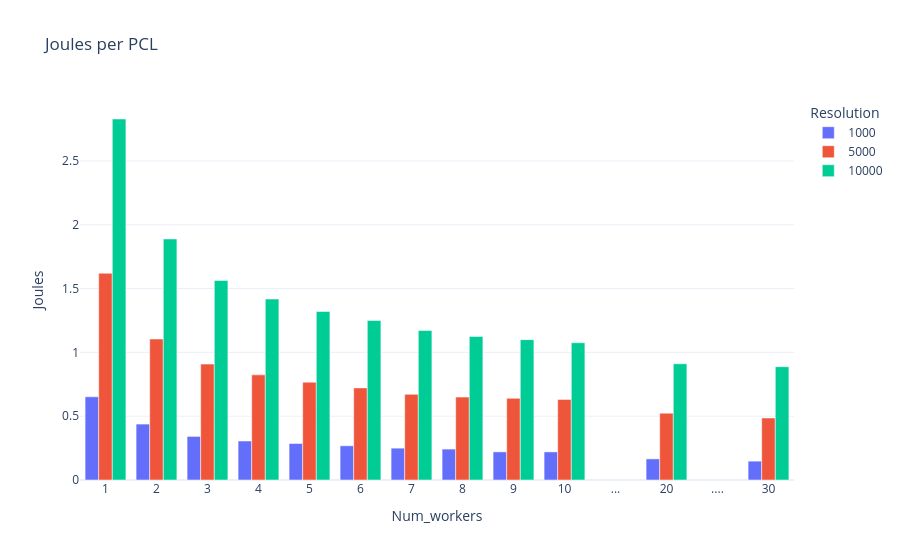
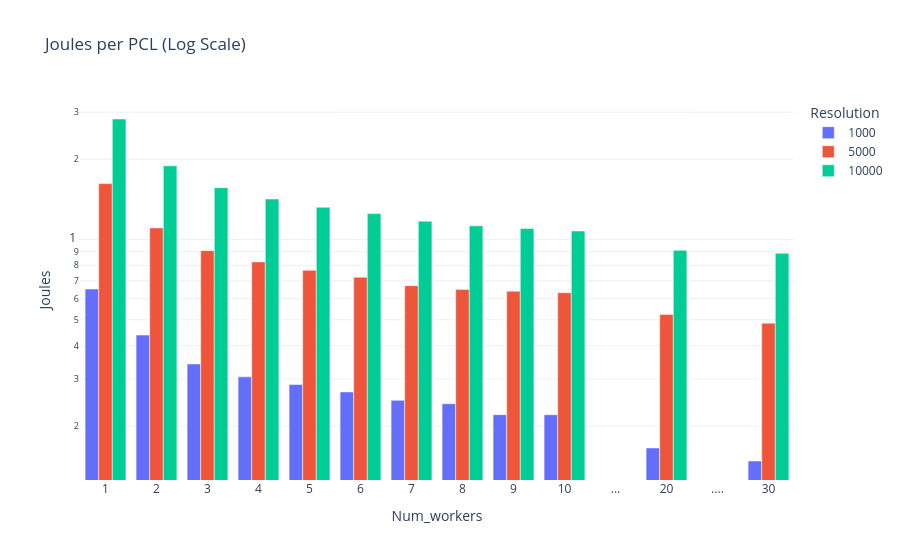

Notebook cell for these charts, in order:
### Code cell
from matplotlib import pyplot as plt
# Grouped bars
import plotly.express as px
import numpy as np

# Define width based on resolution
# resolution_to_width = {160: 0.2, 320: 0.4, 640: 0.6, 1280: 0.8}
max_joules_df = pd.concat(max_joules.values(), axis=1)
max_joules_df_sorted = max_joules_df.sort_index()  # Sort by index first

# Create separator rows with NaN values
separator_row1 = pd.DataFrame(index=["..."], columns=max_joules_df_sorted.columns, data=np.nan)
separator_row2 = pd.DataFrame(index=["...."], columns=max_joules_df_sorted.columns,
                              data=np.nan)  # Using .... to make it unique

# Split the dataframe into three parts and insert the separators
mask1 = max_joules_df_sorted.index <= 10
mask2 = (max_joules_df_sorted.index > 10) & (max_joules_df_sorted.index <= 20)
mask3 = max_joules_df_sorted.index > 20

df_part1 = max_joules_df_sorted[mask1]
df_part2 = max_joules_df_sorted[mask2]
df_part3 = max_joules_df_sorted[mask3]

# Combine all parts with the separators
max_joules_df_sorted = pd.concat([df_part1, separator_row1, df_part2, separator_row2, df_part3])

# Convert remaining numeric indices to strings
max_joules_df_sorted.index = max_joules_df_sorted.index.astype(str)

fig = px.bar(max_joules_df_sorted, barmode='group', title=f'Joules per PCL',
             labels={'value': 'Max Power (Watts)', 'index': 'Model'},
             template='plotly_white')
fig.update_layout(xaxis_title='Num_workers', yaxis_title='Joules', legend_title_text='Resolution',
                  xaxis={'categoryorder': 'array', 'categoryarray': max_joules_df_sorted.index})
fig.show()

fig = px.bar(max_joules_df_sorted, barmode='group', title='Joules per PCL (Log Scale)',
             labels={'value': 'Max Power (Watts)', 'index': 'Model'},
             template='plotly_white')
fig.update_layout(xaxis_title='Num_workers', yaxis_title='Joules',
                  yaxis_type='log', legend_title_text='Resolution',
                  xaxis={'categoryorder': 'array', 'categoryarray': max_joules_df_sorted.index})
fig.show()

### Figure 1 — Plotly figure (JSON) as saved in the notebook; plotly's stock layout.template omitted (floating-point values rounded to 4 significant figures)
{"data": [{"alignmentgroup": "True", "hovertemplate": "variable=1000<br>Model=%{x}<br>Max Power (Watts)=%{y}<extra></extra>", "legendgroup": "1000", "marker": {"color": "#636efa", "pattern": {"shape": ""}}, "name": "1000", "offsetgroup": "1000", "orientation": "v", "showlegend": true, "textposition": "auto", "x": ["1", "2", "3", "4", "5", "6", "7", "8", "9", "10", "...", "20", "....", "30"], "xaxis": "x", "y": [0.652, 0.4382, 0.3415, 0.3055, 0.2859, 0.2682, 0.2495, 0.2423, 0.2204, 0.2203, null, 0.1654, null, 0.1478], "yaxis": "y", "type": "bar"}, {"alignmentgroup": "True", "hovertemplate": "variable=5000<br>Model=%{x}<br>Max Power (Watts)=%{y}<extra></extra>", "legendgroup": "5000", "marker": {"color": "#EF553B", "pattern": {"shape": ""}}, "name": "5000", "offsetgroup": "5000", "orientation": "v", "showlegend": true, "textposition": "auto", "x": ["1", "2", "3", "4", "5", "6", "7", "8", "9", "10", "...", "20", "....", "30"], "xaxis": "x", "y": [1.62, 1.105, 0.908, 0.8238, 0.7663, 0.7217, 0.6711, 0.6496, 0.64, 0.6317, null, 0.5238, null, 0.4857], "yaxis": "y", "type": "bar"}, {"alignmentgroup": "True", "hovertemplate": "variable=10000<br>Model=%{x}<br>Max Power (Watts)=%{y}<extra></extra>", "legendgroup": "10000", "marker": {"color": "#00cc96", "pattern": {"shape": ""}}, "name": "10000", "offsetgroup": "10000", "orientation": "v", "showlegend": true, "textposition": "auto", "x": ["1", "2", "3", "4", "5", "6", "7", "8", "9", "10", "...", "20", "....", "30"], "xaxis": "x", "y": [2.829, 1.889, 1.563, 1.418, 1.32, 1.25, 1.171, 1.125, 1.1, 1.076, null, 0.9107, null, 0.8878], "yaxis": "y", "type": "bar"}], "layout": {"xaxis": {"anchor": "y", "domain": [0.0, 1.0], "title": {"text": "Num_workers"}, "categoryorder": "array", "categoryarray": ["1", "2", "3", "4", "5", "6", "7", "8", "9", "10", "...", "20", "....", "30"]}, "yaxis": {"anchor": "x", "domain": [0.0, 1.0], "title": {"text": "Joules"}}, "legend": {"title": {"text": "Resolution"}, "tracegroupgap": 0}, "title": {"text": "Joules per PCL"}, "barmode": "group"}}

### Figure 2 — Plotly figure (JSON) as saved in the notebook; plotly's stock layout.template omitted (floating-point values rounded to 4 significant figures)
{"data": [{"alignmentgroup": "True", "hovertemplate": "variable=1000<br>Model=%{x}<br>Max Power (Watts)=%{y}<extra></extra>", "legendgroup": "1000", "marker": {"color": "#636efa", "pattern": {"shape": ""}}, "name": "1000", "offsetgroup": "1000", "orientation": "v", "showlegend": true, "textposition": "auto", "x": ["1", "2", "3", "4", "5", "6", "7", "8", "9", "10", "...", "20", "....", "30"], "xaxis": "x", "y": [0.652, 0.4382, 0.3415, 0.3055, 0.2859, 0.2682, 0.2495, 0.2423, 0.2204, 0.2203, null, 0.1654, null, 0.1478], "yaxis": "y", "type": "bar"}, {"alignmentgroup": "True", "hovertemplate": "variable=5000<br>Model=%{x}<br>Max Power (Watts)=%{y}<extra></extra>", "legendgroup": "5000", "marker": {"color": "#EF553B", "pattern": {"shape": ""}}, "name": "5000", "offsetgroup": "5000", "orientation": "v", "showlegend": true, "textposition": "auto", "x": ["1", "2", "3", "4", "5", "6", "7", "8", "9", "10", "...", "20", "....", "30"], "xaxis": "x", "y": [1.62, 1.105, 0.908, 0.8238, 0.7663, 0.7217, 0.6711, 0.6496, 0.64, 0.6317, null, 0.5238, null, 0.4857], "yaxis": "y", "type": "bar"}, {"alignmentgroup": "True", "hovertemplate": "variable=10000<br>Model=%{x}<br>Max Power (Watts)=%{y}<extra></extra>", "legendgroup": "10000", "marker": {"color": "#00cc96", "pattern": {"shape": ""}}, "name": "10000", "offsetgroup": "10000", "orientation": "v", "showlegend": true, "textposition": "auto", "x": ["1", "2", "3", "4", "5", "6", "7", "8", "9", "10", "...", "20", "....", "30"], "xaxis": "x", "y": [2.829, 1.889, 1.563, 1.418, 1.32, 1.25, 1.171, 1.125, 1.1, 1.076, null, 0.9107, null, 0.8878], "yaxis": "y", "type": "bar"}], "layout": {"xaxis": {"anchor": "y", "domain": [0.0, 1.0], "title": {"text": "Num_workers"}, "categoryorder": "array", "categoryarray": ["1", "2", "3", "4", "5", "6", "7", "8", "9", "10", "...", "20", "....", "30"]}, "yaxis": {"anchor": "x", "domain": [0.0, 1.0], "title": {"text": "Joules"}, "type": "log"}, "legend": {"title": {"text": "Resolution"}, "tracegroupgap": 0}, "title": {"text": "Joules per PCL (Log Scale)"}, "barmode": "group"}}
